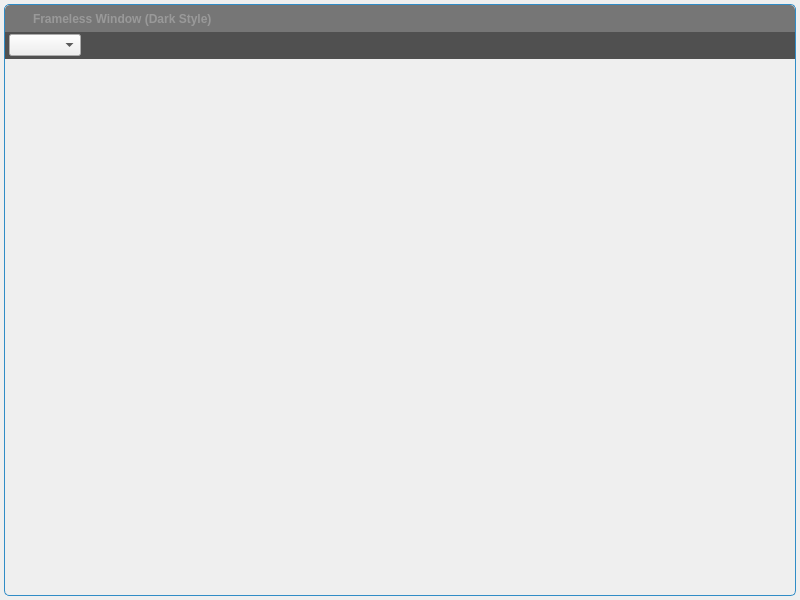
<?xml version="1.0" encoding="UTF-8"?>
<ui version="4.0">
 <class>FrameLessDemoClass</class>
 <widget class="QWidget" name="FrameLessDemoClass">
  <property name="geometry">
   <rect>
    <x>0</x>
    <y>0</y>
    <width>800</width>
    <height>600</height>
   </rect>
  </property>
  <property name="windowTitle">
   <string>FrameLessDemo</string>
  </property>
  <layout class="QVBoxLayout" name="verticalLayout_2">
   <property name="spacing">
    <number>0</number>
   </property>
   <property name="leftMargin">
    <number>4</number>
   </property>
   <property name="topMargin">
    <number>4</number>
   </property>
   <property name="rightMargin">
    <number>4</number>
   </property>
   <property name="bottomMargin">
    <number>4</number>
   </property>
   <item>
    <widget class="QWidget" name="windowFrame" native="true">
     <property name="autoFillBackground">
      <bool>false</bool>
     </property>
     <property name="styleSheet">
      <string notr="true">#windowFrame{border:1px solid palette(highlight); border-radius:5px 5px 5px 5px; background-color:palette(Window);}</string>
     </property>
     <layout class="QVBoxLayout" name="verticalLayout">
      <property name="spacing">
       <number>0</number>
      </property>
      <property name="leftMargin">
       <number>1</number>
      </property>
      <property name="topMargin">
       <number>1</number>
      </property>
      <property name="rightMargin">
       <number>1</number>
      </property>
      <property name="bottomMargin">
       <number>1</number>
      </property>
      <item>
       <widget class="WindowDragger" name="windowTitlebar" native="true">
        <property name="sizePolicy">
         <sizepolicy hsizetype="Preferred" vsizetype="Fixed">
          <horstretch>0</horstretch>
          <verstretch>0</verstretch>
         </sizepolicy>
        </property>
        <property name="minimumSize">
         <size>
          <width>0</width>
          <height>0</height>
         </size>
        </property>
        <property name="autoFillBackground">
         <bool>false</bool>
        </property>
        <property name="styleSheet">
         <string notr="true">#windowTitlebar{border: 0px none palette(base); border-top-left-radius:5px; border-top-right-radius:5px; background-color:palette(shadow); height:20px;}</string>
        </property>
        <layout class="QHBoxLayout" name="horizontalLayout" stretch="0,0,1,0,0,0,0">
         <property name="spacing">
          <number>0</number>
         </property>
         <property name="leftMargin">
          <number>0</number>
         </property>
         <property name="topMargin">
          <number>0</number>
         </property>
         <property name="rightMargin">
          <number>0</number>
         </property>
         <property name="bottomMargin">
          <number>0</number>
         </property>
         <item>
          <widget class="QLabel" name="spacer">
           <property name="minimumSize">
            <size>
             <width>4</width>
             <height>0</height>
            </size>
           </property>
           <property name="maximumSize">
            <size>
             <width>4</width>
             <height>16777215</height>
            </size>
           </property>
          </widget>
         </item>
         <item>
          <widget class="QLabel" name="icon">
           <property name="minimumSize">
            <size>
             <width>16</width>
             <height>16</height>
            </size>
           </property>
           <property name="maximumSize">
            <size>
             <width>16</width>
             <height>16</height>
            </size>
           </property>
           <property name="contextMenuPolicy">
            <enum>Qt::NoContextMenu</enum>
           </property>
           <property name="styleSheet">
            <string notr="true">#icon {background-color:palette(shadow);}</string>
           </property>
          </widget>
         </item>
         <item>
          <widget class="QLabel" name="titleText">
           <property name="font">
            <font>
             <weight>75</weight>
             <bold>true</bold>
            </font>
           </property>
           <property name="styleSheet">
            <string notr="true">  padding-left:5px;
  color:rgb(153,153,153);</string>
           </property>
           <property name="text">
            <string>Frameless Window (Dark Style)</string>
           </property>
           <property name="alignment">
            <set>Qt::AlignLeading|Qt::AlignLeft|Qt::AlignVCenter</set>
           </property>
          </widget>
         </item>
         <item>
          <widget class="QToolButton" name="minimizeButton">
           <property name="font">
            <font>
             <weight>75</weight>
             <bold>true</bold>
            </font>
           </property>
           <property name="styleSheet">
            <string notr="true">#minimizeButton{
  background-color:none;
  border:none;
  width:16px;
  height:16px;
  padding:4px;
  
	image: url(:/FrameLessDemo/images/icon_window_minimize.png);
}
#minimizeButton:hover{
  background-color:palette(alternate-base);
}
#minimizeButton:pressed{
  background-color:palette(highlight);
}</string>
           </property>
           <property name="text">
            <string/>
           </property>
          </widget>
         </item>
         <item>
          <widget class="QToolButton" name="restoreButton">
           <property name="styleSheet">
            <string notr="true">#restoreButton{
  background-color:none;
  border:none;
  width:16px;
  height:16px;
  padding:4px;
  image:url(:/FrameLessDemo/images/icon_window_restore.png);
}
#restoreButton:hover{
  background-color:palette(alternate-base);
}
#restoreButton:pressed{
  background-color:palette(highlight);
}</string>
           </property>
           <property name="text">
            <string/>
           </property>
          </widget>
         </item>
         <item>
          <widget class="QToolButton" name="maximizeButton">
           <property name="styleSheet">
            <string notr="true">#maximizeButton{
  background-color:none;
  border:none;
  width:16px;
  height:16px;
  padding:4px; 
  image: url(:/FrameLessDemo/images/icon_window_maximize.png);
}
#maximizeButton:hover{
  background-color:palette(alternate-base);
}
##maximizeButton:pressed{
  background-color:palette(highlight);
}</string>
           </property>
           <property name="text">
            <string/>
           </property>
          </widget>
         </item>
         <item>
          <widget class="QToolButton" name="closeButton">
           <property name="font">
            <font>
             <weight>75</weight>
             <bold>true</bold>
            </font>
           </property>
           <property name="styleSheet">
            <string notr="true">#closeButton{
  background-color:none;
  border:none;
  width:16px;
  height:16px;
  padding:4px;
  image: url(:/FrameLessDemo/images/icon_window_close.png);
  border-top-right-radius: 5px;
}
#closeButton:hover{
  background-color:palette(alternate-base);
}
##closeButton:pressed{
  background-color:palette(highlight);
}</string>
           </property>
          </widget>
         </item>
        </layout>
       </widget>
      </item>
      <item>
       <widget class="WindowDragger" name="windowToolbar" native="true">
        <property name="sizePolicy">
         <sizepolicy hsizetype="Preferred" vsizetype="Fixed">
          <horstretch>0</horstretch>
          <verstretch>0</verstretch>
         </sizepolicy>
        </property>
        <property name="minimumSize">
         <size>
          <width>0</width>
          <height>0</height>
         </size>
        </property>
        <property name="autoFillBackground">
         <bool>false</bool>
        </property>
        <property name="styleSheet">
         <string notr="true">#windowToolbar{border: 0px none palette(base); background-color: rgb(80, 80, 80); height:20px;}</string>
        </property>
        <layout class="QHBoxLayout" name="horizontalLayout_2">
         <property name="spacing">
          <number>0</number>
         </property>
         <property name="leftMargin">
          <number>0</number>
         </property>
         <property name="topMargin">
          <number>0</number>
         </property>
         <property name="rightMargin">
          <number>0</number>
         </property>
         <property name="bottomMargin">
          <number>0</number>
         </property>
         <item>
          <widget class="QLabel" name="spacer_2">
           <property name="minimumSize">
            <size>
             <width>4</width>
             <height>27</height>
            </size>
           </property>
           <property name="maximumSize">
            <size>
             <width>4</width>
             <height>16777215</height>
            </size>
           </property>
          </widget>
         </item>
         <item>
          <widget class="QComboBox" name="comboBox"/>
         </item>
         <item>
          <spacer name="horizontalSpacer">
           <property name="orientation">
            <enum>Qt::Horizontal</enum>
           </property>
           <property name="sizeHint" stdset="0">
            <size>
             <width>696</width>
             <height>20</height>
            </size>
           </property>
          </spacer>
         </item>
        </layout>
       </widget>
      </item>
      <item>
       <widget class="QWidget" name="windowContent" native="true">
        <property name="autoFillBackground">
         <bool>false</bool>
        </property>
        <property name="styleSheet">
         <string notr="true">#windowContent{
  border: 0px none palette(base);
  border-radius:0px 0px 5px 5px;
}</string>
        </property>
       </widget>
      </item>
     </layout>
    </widget>
   </item>
  </layout>
 </widget>
 <layoutdefault spacing="6" margin="11"/>
 <customwidgets>
  <customwidget>
   <class>WindowDragger</class>
   <extends>QWidget</extends>
   <header>windowdragger.h</header>
   <container>1</container>
  </customwidget>
 </customwidgets>
 <resources>
  <include location="FrameLessDemo.qrc"/>
 </resources>
 <connections/>
</ui>
